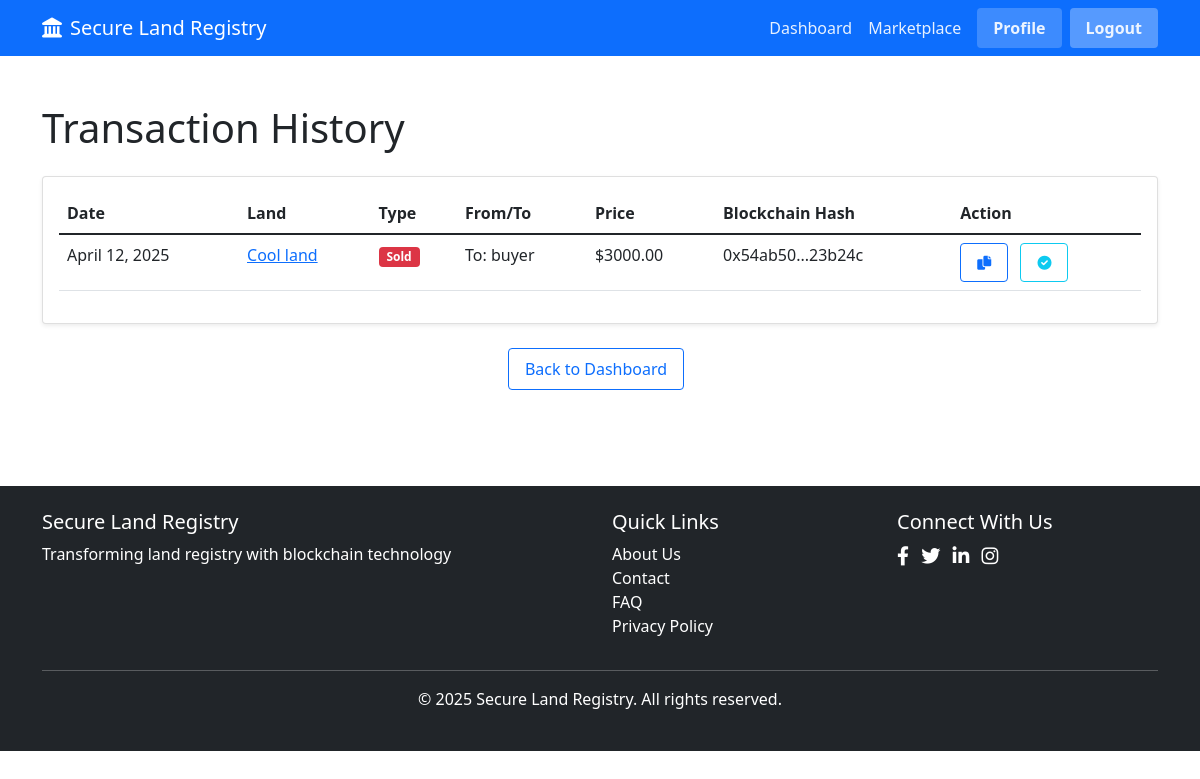
Page /transactions (signed in) on the earlier database version.
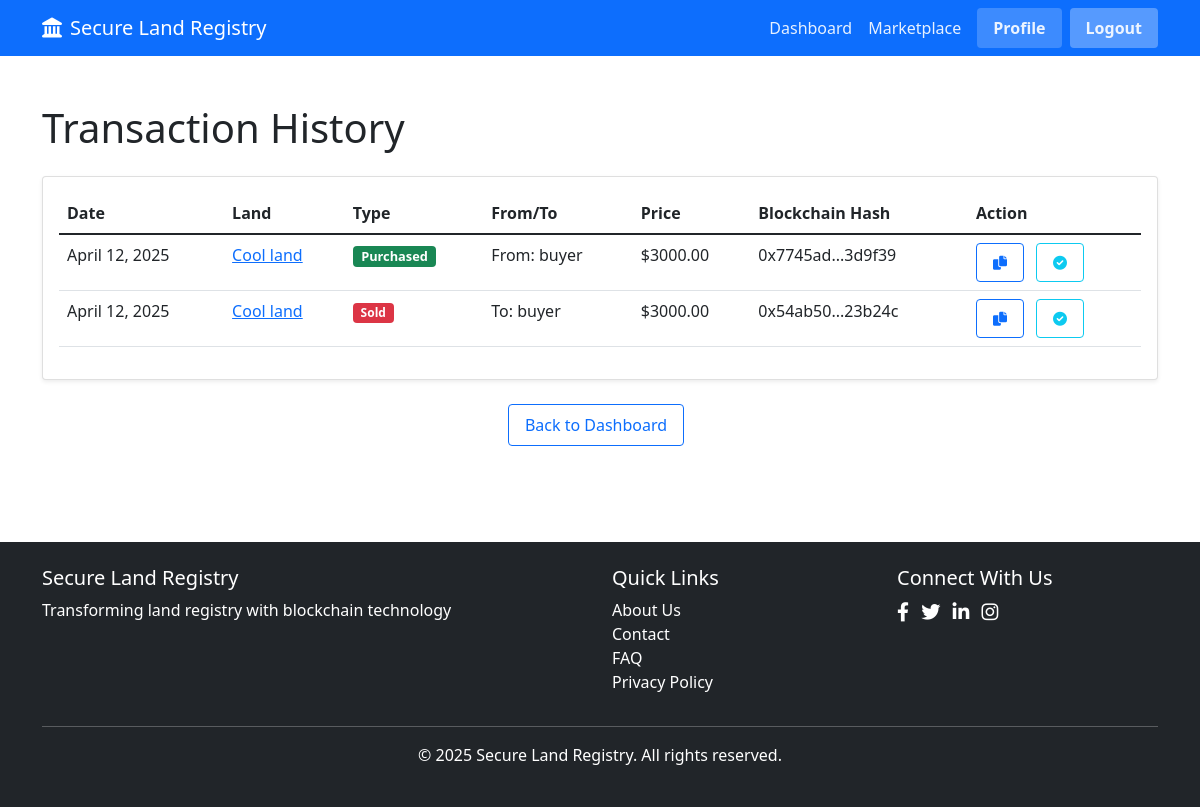
Same page on the later database version.
### app.py (models this page shows, shortened)
class Transaction(db.Model):
    id = db.Column(db.Integer, primary_key=True)
    blockchain_tx_hash = db.Column(db.String(66), unique=True, nullable=False)
    land_id = db.Column(db.Integer, db.ForeignKey("land.id"), nullable=False)
    seller_id = db.Column(db.Integer, db.ForeignKey("user.id"), nullable=False)
    buyer_id = db.Column(db.Integer, db.ForeignKey("user.id"), nullable=False)
    price = db.Column(db.Float, nullable=False)
    transaction_date = db.Column(
        db.DateTime, default=lambda: datetime.now(timezone.utc)
    )
    land = db.relationship("Land", backref=db.backref("transactions", lazy=True))
    seller = db.relationship("User", foreign_keys=[seller_id])
    buyer = db.relationship("User", foreign_keys=[buyer_id])

class Land(db.Model):
    id = db.Column(db.Integer, primary_key=True)
    blockchain_id = db.Column(db.Integer, unique=True, nullable=False)
    owner_id = db.Column(db.Integer, db.ForeignKey("user.id"), nullable=False)
    title = db.Column(db.String(100), nullable=False)
    location = db.Column(db.String(200), nullable=False)
    description = db.Column(db.Text)
    price = db.Column(db.Float, nullable=False)
    image = db.Column(db.String(200))
    for_sale = db.Column(db.Boolean, default=True)
    created_at = db.Column(db.DateTime, default=lambda: datetime.now(timezone.utc))
    owner = db.relationship("User", backref=db.backref("lands", lazy=True))

class User(db.Model):
    id = db.Column(db.Integer, primary_key=True)
    username = db.Column(db.String(80), unique=True, nullable=False)
    email = db.Column(db.String(120), unique=True, nullable=False)
    password_hash = db.Column(db.String(200), nullable=False)
    blockchain_address = db.Column(db.String(42), unique=True, nullable=False)
    profile_image = db.Column(db.String(200), default="default_profile.jpg")
    created_at = db.Column(db.DateTime, default=lambda: datetime.now(timezone.utc))

### app.py (the view)
@app.route("/transactions")
def transaction_history():
    if "user_id" not in session:
        flash("Please log in first", "warning")
        return redirect(url_for("login"))
    user_id = session["user_id"]
    transactions = (
        Transaction.query.filter(
            (Transaction.buyer_id == user_id) | (Transaction.seller_id == user_id)
        )
        .order_by(Transaction.transaction_date.desc())
        .all()
    )
    return render_template("transactions.html", transactions=transactions)

### templates/transactions.html (shortened to what this page needs)
{% extends 'layout.html' %}
{% block content %}
<div class="container py-5">
    <h1 class="mb-4">Transaction History</h1>
    {% if transactions %}
    <div class="card shadow-sm">
        <div class="card-body">
            <div class="table-responsive">
                <table class="table table-hover">
                    <thead>
                        <tr>
                            <th>Date</th>
                            <th>Land</th>
                            <th>Type</th>
                            <th>From/To</th>
                            <th>Price</th>
                            <th>Blockchain Hash</th>
                            <th>Action</th>
                        </tr>
                    </thead>
                    <tbody>
                        {% for tx in transactions %}
                        <tr>
                            <td>{{ tx.transaction_date.strftime('%B %d, %Y') }}</td>
                            <td>
                                <a href="{{ url_for('landDetails', land_id=tx.land_id) }}">
                                    {{ tx.land.title }}
                                </a>
                            </td>
                            <td>
                                {% if tx.seller_id == session.user_id %}
                                <span class="badge bg-danger">Sold</span>
                                {% else %}
                                <span class="badge bg-success">Purchased</span>
                                {% endif %}
                            </td>
                            <td>
                                {% if tx.seller_id == session.user_id %}
                                <span>To: {{ tx.buyer.username }}</span>
                                {% else %}
                                <span>From: {{ tx.seller.username }}</span>
                                {% endif %}
                            </td>
                            <td>${{ "%.2f"|format(tx.price) }}</td>
                            <td>
                                <span class="text-truncate d-inline-block">
                                    {{ tx.blockchain_tx_hash[:8] }}...{{ tx.blockchain_tx_hash[-6:] }}
                                </span>
                            </td>
                            <td>
                                <button class="btn btn-sm btn-outline-primary"
                                    onclick="copyToClipboard('{{ tx.blockchain_tx_hash }}')">
                                    <i class="fas fa-copy"></i>
                                </button>
                                <a href="#" class="btn btn-sm btn-outline-info verify-btn"
                                    data-tx-hash="{{ tx.blockchain_tx_hash }}">
                                    <i class="fas fa-check-circle"></i>
                                </a>
                            </td>
                        </tr>
                        {% endfor %}
                    </tbody>
                </table>
            </div>
        </div>
    </div>
    {% else %}
    <div class="alert alert-info">
        <i class="fas fa-info-circle me-2"></i>You haven't made any transactions yet.
        <a href="{{ url_for('marketplace') }}" class="alert-link">Browse the marketplace</a> to find properties.
    </div>
    {% endif %}
    <div class="text-center mt-4">
        <a href="{{ url_for('dashboard') }}" class="btn btn-outline-primary">Back to Dashboard</a>
    </div>
</div>
{% endblock %}

### templates/layout.html (shortened to what this page needs)
<!DOCTYPE html>
<html lang="en">
<head>
    <link rel="stylesheet" href="https://cdnjs.cloudflare.com/ajax/libs/font-awesome/6.0.0-beta3/css/all.min.css">
    <link rel="stylesheet" href="https://cdnjs.cloudflare.com/ajax/libs/bootstrap/5.1.3/css/bootstrap.min.css">
    <link rel="stylesheet" href="{{ url_for('static', filename='css/style.css') }}">
</head>
<body>
    <nav class="navbar navbar-expand-lg navbar-dark bg-primary">
        <div class="container">
            <a class="navbar-brand" href="{{ url_for('index') }}">
                <i class="fas fa-landmark me-2"></i>Secure Land Registry
            </a>
            <div class="collapse navbar-collapse" id="navbarNav">
                <ul class="navbar-nav ms-auto">
                    {% if 'user_id' in session %}
                    <li class="nav-item">
                        <a class="nav-link" href="{{ url_for('dashboard') }}">Dashboard</a>
                    </li>
                    <li class="nav-item">
                        <a class="nav-link" href="{{ url_for('marketplace') }}">Marketplace</a>
                    </li>
                    <li class="nav-item">
                        <a class="nav-link" href="{{ url_for('profile') }}">Profile</a>
                    </li>
                    <li class="nav-item">
                        <a class="nav-link" href="{{ url_for('logout') }}">Logout</a>
                    </li>
                    {% endif %}
                </ul>
            </div>
        </div>
    </nav>
    {% block content %}{% endblock %}
    <footer class="bg-dark text-white py-4 mt-5">
        <div class="container">
            <div class="row">
                <div class="col-md-6">
                    <h5>Secure Land Registry</h5>
                    <p>Transforming land registry with blockchain technology</p>
                </div>
                <div class="col-md-3">
                    <h5>Quick Links</h5>
                    <ul class="list-unstyled">
                        <li><a href="#" class="text-white">About Us</a></li>
                        <li><a href="#" class="text-white">Contact</a></li>
                        <li><a href="#" class="text-white">FAQ</a></li>
                        <li><a href="#" class="text-white">Privacy Policy</a></li>
                    </ul>
                </div>
                <div class="col-md-3">
                    <h5>Connect With Us</h5>
                    <div class="social-icons">
                        <a href="#" class="text-white me-2"><i class="fab fa-facebook-f"></i></a>
                        <a href="#" class="text-white me-2"><i class="fab fa-twitter"></i></a>
                        <a href="#" class="text-white me-2"><i class="fab fa-linkedin-in"></i></a>
                        <a href="#" class="text-white"><i class="fab fa-instagram"></i></a>
                    </div>
                </div>
            </div>
            <hr>
            <div class="text-center">
                <p>&copy; 2025 Secure Land Registry. All rights reserved.</p>
            </div>
        </div>
    </footer>
</body>
</html>

### static/css/style.css (style rules this page uses)
body { font-family: 'Segoe UI', Tahoma, Geneva, Verdana, sans-serif; }
.text-truncate { white-space: nowrap; overflow: hidden; text-overflow: ellipsis; }
.badge.bg-success { font-size: 0.8rem; padding: 0.35em 0.65em; }
.badge.bg-danger { background-color: #dc3545 !important; }
.card.shadow-sm { box-shadow: 0 0.125rem 0.25rem rgba(0, 0, 0, 0.075) !important; }
.btn { border-radius: 0.25rem; padding: 0.5rem 1rem; }
.btn-outline-primary { margin-right: 0.5rem; }
footer { background-color: #343a40; color: #fff; }
footer a { color: #fff; text-decoration: none; }
.social-icons a { font-size: 1.2rem; margin-right: 0.5rem; transition: color 0.2s ease-in-out; }
.navbar-nav .nav-link { font-weight: 500; color: rgba(255, 255, 255, 0.9) !important; transition: all 0.3s ease; }
.navbar-nav .nav-item:nth-last-child(2) .nav-link, .navbar-nav .nav-item:last-child .nav-link { background-color: rgba(255, 255, 255, 0.2); border-radius: 4px; padding: 0.5rem 1rem; margin-left: 0.5rem; font-weight: 600; }
.navbar-nav .nav-item:last-child .nav-link { background-color: rgba(255, 255, 255, 0.3); }

Differences in the rows shown:
added Transaction: transaction_date "April 12, 2025", land "Cool land", shows "Purchased", seller.username "buyer", price "3000.00", blockchain_tx_hash "0x7745ad", blockchain_tx_hash "3d9f39"
